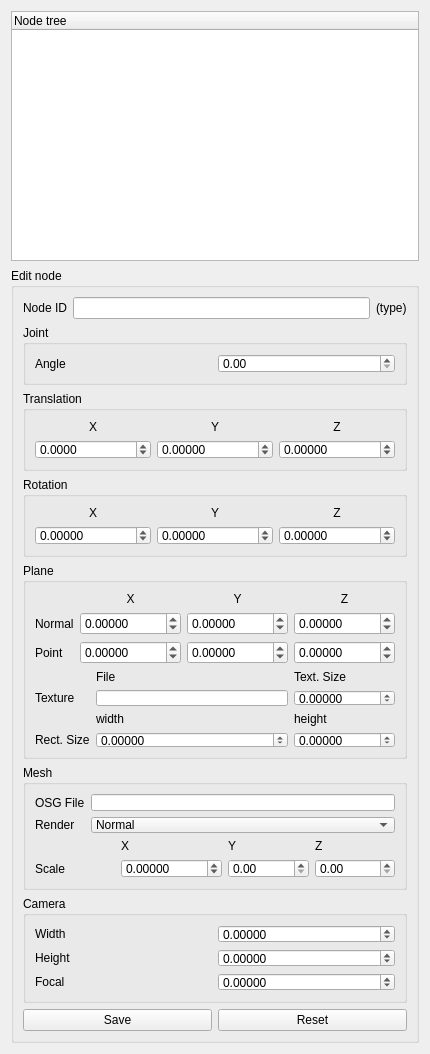
     <widget class="QWidget" name="tab">
      <attribute name="title">
       <string>Tab 1</string>
      </attribute>
      <layout class="QHBoxLayout" name="horizontalLayout_2">
       <item>
        <layout class="QVBoxLayout" name="verticalLayout_3">
         <item>
          <widget class="QTreeWidget" name="treeWidget">
           <property name="sizePolicy">
            <sizepolicy hsizetype="Expanding" vsizetype="Expanding">
             <horstretch>1</horstretch>
             <verstretch>1</verstretch>
            </sizepolicy>
           </property>
           <property name="maximumSize">
            <size>
             <width>16777215</width>
             <height>250</height>
            </size>
           </property>
           <column>
            <property name="text">
             <string notr="true">Node tree</string>
            </property>
           </column>
          </widget>
         </item>
         <item>
          <spacer name="verticalSpacer_7">
           <property name="orientation">
            <enum>Qt::Vertical</enum>
           </property>
           <property name="sizeHint" stdset="0">
            <size>
             <width>20</width>
             <height>1</height>
            </size>
           </property>
          </spacer>
         </item>
         <item>
          <widget class="QGroupBox" name="groupBox">
           <property name="sizePolicy">
            <sizepolicy hsizetype="Expanding" vsizetype="MinimumExpanding">
             <horstretch>1</horstretch>
             <verstretch>1</verstretch>
            </sizepolicy>
           </property>
           <property name="minimumSize">
            <size>
             <width>200</width>
             <height>400</height>
            </size>
           </property>
           <property name="title">
            <string>Edit node</string>
           </property>
           <layout class="QVBoxLayout" name="verticalLayout_6">
            <item>
             <layout class="QHBoxLayout" name="nodeGroup">
              <item>
               <widget class="QLabel" name="label6">
                <property name="text">
                 <string>Node ID</string>
                </property>
               </widget>
              </item>
              <item>
               <widget class="QLineEdit" name="lineEdit_nodeId"/>
              </item>
              <item>
               <widget class="QLabel" name="nodeType">
                <property name="text">
                 <string>(type)</string>
                </property>
               </widget>
              </item>
             </layout>
            </item>
            <item>
             <widget class="QGroupBox" name="jointGroup">
              <property name="minimumSize">
               <size>
                <width>0</width>
                <height>60</height>
               </size>
              </property>
              <property name="title">
               <string>Joint</string>
              </property>
              <layout class="QHBoxLayout" name="horizontalLayout_4">
               <item>
                <widget class="QLabel" name="label_30">
                 <property name="text">
                  <string>Angle</string>
                 </property>
                </widget>
               </item>
               <item>
                <widget class="QDoubleSpinBox" name="jointAngle"/>
               </item>
              </layout>
             </widget>
            </item>
            <item>
             <widget class="QGroupBox" name="translationGroup">
              <property name="sizePolicy">
               <sizepolicy hsizetype="Preferred" vsizetype="Expanding">
                <horstretch>0</horstretch>
                <verstretch>0</verstretch>
               </sizepolicy>
              </property>
              <property name="minimumSize">
               <size>
                <width>0</width>
                <height>80</height>
               </size>
              </property>
              <property name="title">
               <string>Translation</string>
              </property>
              <layout class="QGridLayout" name="gridLayout_6">
               <item row="0" column="0">
                <widget class="QLabel" name="label_31">
                 <property name="text">
                  <string>X</string>
                 </property>
                 <property name="alignment">
                  <set>Qt::AlignCenter</set>
                 </property>
                </widget>
               </item>
               <item row="0" column="2">
                <widget class="QLabel" name="label_32">
                 <property name="text">
                  <string>Z</string>
                 </property>
                 <property name="alignment">
                  <set>Qt::AlignCenter</set>
                 </property>
                </widget>
               </item>
               <item row="0" column="1">
                <widget class="QLabel" name="label_33">
                 <property name="text">
                  <string>Y</string>
                 </property>
                 <property name="alignment">
                  <set>Qt::AlignCenter</set>
                 </property>
                </widget>
               </item>
               <item row="1" column="0">
                <widget class="QDoubleSpinBox" name="tx">
                 <property name="decimals">
                  <number>4</number>
                 </property>
                 <property name="minimum">
                  <double>-10000.000000000000000</double>
                 </property>
                 <property name="maximum">
                  <double>10000.000000000000000</double>
                 </property>
                 <property name="singleStep">
                  <double>0.010000000000000</double>
                 </property>
                </widget>
               </item>
               <item row="1" column="1">
                <widget class="QDoubleSpinBox" name="ty">
                 <property name="decimals">
                  <number>5</number>
                 </property>
                 <property name="minimum">
                  <double>-10000.000000000000000</double>
                 </property>
                 <property name="maximum">
                  <double>10000.000000000000000</double>
                 </property>
                 <property name="singleStep">
                  <double>0.010000000000000</double>
                 </property>
                </widget>
               </item>
               <item row="1" column="2">
                <widget class="QDoubleSpinBox" name="tz">
                 <property name="decimals">
                  <number>5</number>
                 </property>
                 <property name="minimum">
                  <double>-10000.000000000000000</double>
                 </property>
                 <property name="maximum">
                  <double>10000.000000000000000</double>
                 </property>
                 <property name="singleStep">
                  <double>0.010000000000000</double>
                 </property>
                </widget>
               </item>
              </layout>
             </widget>
            </item>
            <item>
             <widget class="QGroupBox" name="rotationGroup">
              <property name="sizePolicy">
               <sizepolicy hsizetype="Preferred" vsizetype="Expanding">
                <horstretch>0</horstretch>
                <verstretch>0</verstretch>
               </sizepolicy>
              </property>
              <property name="minimumSize">
               <size>
                <width>0</width>
                <height>80</height>
               </size>
              </property>
              <property name="title">
               <string>Rotation</string>
              </property>
              <layout class="QGridLayout" name="gridLayout_7">
               <item row="0" column="2">
                <widget class="QLabel" name="label_34">
                 <property name="text">
                  <string>Z</string>
                 </property>
                 <property name="alignment">
                  <set>Qt::AlignCenter</set>
                 </property>
                </widget>
               </item>
               <item row="0" column="0">
                <widget class="QLabel" name="label_35">
                 <property name="text">
                  <string>X</string>
                 </property>
                 <property name="alignment">
                  <set>Qt::AlignCenter</set>
                 </property>
                </widget>
               </item>
               <item row="2" column="2">
                <widget class="QDoubleSpinBox" name="rz">
                 <property name="decimals">
                  <number>5</number>
                 </property>
                 <property name="minimum">
                  <double>-10000.000000000000000</double>
                 </property>
                 <property name="maximum">
                  <double>10000.000000000000000</double>
                 </property>
                 <property name="singleStep">
                  <double>0.010000000000000</double>
                 </property>
                </widget>
               </item>
               <item row="0" column="1">
                <widget class="QLabel" name="label_36">
                 <property name="text">
                  <string>Y</string>
                 </property>
                 <property name="alignment">
                  <set>Qt::AlignCenter</set>
                 </property>
                </widget>
               </item>
               <item row="2" column="0">
                <widget class="QDoubleSpinBox" name="rx">
                 <property name="decimals">
                  <number>5</number>
                 </property>
                 <property name="minimum">
                  <double>-10000.000000000000000</double>
                 </property>
                 <property name="maximum">
                  <double>10000.000000000000000</double>
                 </property>
                 <property name="singleStep">
                  <double>0.010000000000000</double>
                 </property>
                </widget>
               </item>
               <item row="2" column="1">
                <widget class="QDoubleSpinBox" name="ry">
                 <property name="decimals">
                  <number>5</number>
                 </property>
                 <property name="minimum">
                  <double>-10000.000000000000000</double>
                 </property>
                 <property name="maximum">
                  <double>10000.000000000000000</double>
                 </property>
                 <property name="singleStep">
                  <double>0.010000000000000</double>
                 </property>
                </widget>
               </item>
              </layout>
             </widget>
            </item>
            <item>
             <widget class="QGroupBox" name="planeGroup">
              <property name="sizePolicy">
               <sizepolicy hsizetype="Preferred" vsizetype="Expanding">
                <horstretch>0</horstretch>
                <verstretch>0</verstretch>
               </sizepolicy>
              </property>
              <property name="minimumSize">
               <size>
                <width>0</width>
                <height>160</height>
               </size>
              </property>
              <property name="title">
               <string>Plane</string>
              </property>
              <layout class="QGridLayout" name="gridLayout_15">
               <item row="0" column="0">
                <layout class="QGridLayout" name="gridLayout_10">
                 <item row="1" column="3">
                  <widget class="QDoubleSpinBox" name="pnz">
                   <property name="decimals">
                    <number>5</number>
                   </property>
                   <property name="minimum">
                    <double>-10000.000000000000000</double>
                   </property>
                   <property name="maximum">
                    <double>10000.000000000000000</double>
                   </property>
                   <property name="singleStep">
                    <double>0.010000000000000</double>
                   </property>
                  </widget>
                 </item>
                 <item row="2" column="0">
                  <widget class="QLabel" name="label_37">
                   <property name="text">
                    <string>Point</string>
                   </property>
                  </widget>
                 </item>
                 <item row="2" column="1">
                  <widget class="QDoubleSpinBox" name="px">
                   <property name="decimals">
                    <number>5</number>
                   </property>
                   <property name="minimum">
                    <double>-10000.000000000000000</double>
                   </property>
                   <property name="maximum">
                    <double>10000.000000000000000</double>
                   </property>
                   <property name="singleStep">
                    <double>0.010000000000000</double>
                   </property>
                  </widget>
                 </item>
                 <item row="1" column="2">
                  <widget class="QDoubleSpinBox" name="pny">
                   <property name="decimals">
                    <number>5</number>
                   </property>
                   <property name="minimum">
                    <double>-10000.000000000000000</double>
                   </property>
                   <property name="maximum">
                    <double>10000.000000000000000</double>
                   </property>
                   <property name="singleStep">
                    <double>0.010000000000000</double>
                   </property>
                  </widget>
                 </item>
                 <item row="2" column="3">
                  <widget class="QDoubleSpinBox" name="pz">
                   <property name="decimals">
                    <number>5</number>
                   </property>
                   <property name="minimum">
                    <double>-10000.000000000000000</double>
                   </property>
                   <property name="maximum">
                    <double>10000.000000000000000</double>
                   </property>
                   <property name="singleStep">
                    <double>0.010000000000000</double>
                   </property>
                  </widget>
                 </item>
                 <item row="2" column="2">
                  <widget class="QDoubleSpinBox" name="py">
                   <property name="decimals">
                    <number>5</number>
                   </property>
                   <property name="minimum">
                    <double>-10000.000000000000000</double>
                   </property>
                   <property name="maximum">
                    <double>10000.000000000000000</double>
                   </property>
                   <property name="singleStep">
                    <double>0.010000000000000</double>
                   </property>
                  </widget>
                 </item>
                 <item row="0" column="3">
                  <widget class="QLabel" name="label_41">
                   <property name="text">
                    <string>Z</string>
                   </property>
                   <property name="alignment">
                    <set>Qt::AlignCenter</set>
                   </property>
                  </widget>
                 </item>
                 <item row="1" column="0">
                  <widget class="QLabel" name="label_38">
                   <property name="text">
                    <string>Normal</string>
                   </property>
                  </widget>
                 </item>
                 <item row="0" column="1">
                  <widget class="QLabel" name="label_39">
                   <property name="text">
                    <string>X</string>
                   </property>
                   <property name="alignment">
                    <set>Qt::AlignCenter</set>
                   </property>
                  </widget>
                 </item>
                 <item row="0" column="2">
                  <widget class="QLabel" name="label_40">
                   <property name="text">
                    <string>Y</string>
                   </property>
                   <property name="alignment">
                    <set>Qt::AlignCenter</set>
                   </property>
                  </widget>
                 </item>
                 <item row="1" column="1">
                  <widget class="QDoubleSpinBox" name="pnx">
                   <property name="decimals">
                    <number>5</number>
                   </property>
                   <property name="minimum">
                    <double>-10000.000000000000000</double>
                   </property>
                   <property name="maximum">
                    <double>10000.000000000000000</double>
                   </property>
                   <property name="singleStep">
                    <double>0.010000000000000</double>
                   </property>
                  </widget>
                 </item>
                </layout>
               </item>
               <item row="1" column="0">
                <layout class="QGridLayout" name="gridLayout_11">
                 <item row="2" column="0">
                  <widget class="QLabel" name="label_42">
                   <property name="text">
                    <string>Texture</string>
                   </property>
                  </widget>
                 </item>
                 <item row="1" column="2">
                  <widget class="QLabel" name="label_43">
                   <property name="text">
                    <string>Text. Size</string>
                   </property>
                  </widget>
                 </item>
                 <item row="2" column="1">
                  <widget class="QLineEdit" name="texture"/>
                 </item>
                 <item row="3" column="2">
                  <widget class="QLabel" name="label_44">
                   <property name="text">
                    <string>height</string>
                   </property>
                  </widget>
                 </item>
                 <item row="1" column="1">
                  <widget class="QLabel" name="label_45">
                   <property name="text">
                    <string>File</string>
                   </property>
                  </widget>
                 </item>
                 <item row="2" column="2">
                  <widget class="QDoubleSpinBox" name="textureSize">
                   <property name="decimals">
                    <number>5</number>
                   </property>
                   <property name="minimum">
                    <double>-10000.000000000000000</double>
                   </property>
                   <property name="maximum">
                    <double>10000.000000000000000</double>
                   </property>
                   <property name="singleStep">
                    <double>0.010000000000000</double>
                   </property>
                  </widget>
                 </item>
                 <item row="3" column="1">
                  <widget class="QLabel" name="label_46">
                   <property name="text">
                    <string>width</string>
                   </property>
                  </widget>
                 </item>
                 <item row="4" column="0">
                  <widget class="QLabel" name="label_47">
                   <property name="text">
                    <string>Rect. Size</string>
                   </property>
                  </widget>
                 </item>
                 <item row="4" column="1">
                  <widget class="QDoubleSpinBox" name="rectangleWidth">
                   <property name="decimals">
                    <number>5</number>
                   </property>
                   <property name="minimum">
                    <double>-10000.000000000000000</double>
                   </property>
                   <property name="maximum">
                    <double>10000.000000000000000</double>
                   </property>
                   <property name="singleStep">
                    <double>0.010000000000000</double>
                   </property>
                  </widget>
                 </item>
                 <item row="4" column="2">
                  <widget class="QDoubleSpinBox" name="rectangleHeight">
                   <property name="decimals">
                    <number>5</number>
                   </property>
                   <property name="minimum">
                    <double>-10000.000000000000000</double>
                   </property>
                   <property name="maximum">
                    <double>10000.000000000000000</double>
                   </property>
                   <property name="singleStep">
                    <double>0.010000000000000</double>
                   </property>
                  </widget>
                 </item>
                </layout>
               </item>
              </layout>
             </widget>
            </item>
            <item>
             <widget class="QGroupBox" name="meshGroup">
              <property name="sizePolicy">
               <sizepolicy hsizetype="Preferred" vsizetype="Expanding">
                <horstretch>0</horstretch>
                <verstretch>0</verstretch>
               </sizepolicy>
              </property>
              <property name="minimumSize">
               <size>
                <width>0</width>
                <height>100</height>
               </size>
              </property>
              <property name="title">
               <string>Mesh</string>
              </property>
              <layout class="QVBoxLayout" name="verticalLayout_8">
               <item>
                <layout class="QGridLayout" name="gridLayout_12">
                 <item row="0" column="1">
                  <widget class="QLineEdit" name="osgFile"/>
                 </item>
                 <item row="0" column="0">
                  <widget class="QLabel" name="label_48">
                   <property name="text">
                    <string>OSG File</string>
                   </property>
                  </widget>
                 </item>
                 <item row="1" column="0">
                  <widget class="QLabel" name="label_49">
                   <property name="text">
                    <string>Render</string>
                   </property>
                  </widget>
                 </item>
                 <item row="1" column="1">
                  <widget class="QComboBox" name="renderMode">
                   <item>
                    <property name="text">
                     <string>Normal</string>
                    </property>
                   </item>
                   <item>
                    <property name="text">
                     <string>Wireframe</string>
                    </property>
                   </item>
                  </widget>
                 </item>
                </layout>
               </item>
               <item>
                <layout class="QGridLayout" name="gridLayout_13">
                 <item row="1" column="0">
                  <widget class="QLabel" name="label_50">
                   <property name="text">
                    <string>Scale</string>
                   </property>
                  </widget>
                 </item>
                 <item row="0" column="1">
                  <widget class="QLabel" name="label_51">
                   <property name="text">
                    <string>X</string>
                   </property>
                  </widget>
                 </item>
                 <item row="1" column="1">
                  <widget class="QDoubleSpinBox" name="scalex">
                   <property name="decimals">
                    <number>5</number>
                   </property>
                   <property name="minimum">
                    <double>-10000.000000000000000</double>
                   </property>
                   <property name="maximum">
                    <double>10000.000000000000000</double>
                   </property>
                   <property name="singleStep">
                    <double>0.010000000000000</double>
                   </property>
                  </widget>
                 </item>
                 <item row="0" column="2">
                  <widget class="QLabel" name="label_52">
                   <property name="text">
                    <string>Y</string>
                   </property>
                  </widget>
                 </item>
                 <item row="0" column="3">
                  <widget class="QLabel" name="label_53">
                   <property name="text">
                    <string>Z</string>
                   </property>
                  </widget>
                 </item>
                 <item row="1" column="2">
                  <widget class="QDoubleSpinBox" name="scaley"/>
                 </item>
                 <item row="1" column="3">
                  <widget class="QDoubleSpinBox" name="scalez"/>
                 </item>
                </layout>
               </item>
              </layout>
             </widget>
            </item>
            <item>
             <widget class="QGroupBox" name="cameraGroup">
              <property name="sizePolicy">
               <sizepolicy hsizetype="Preferred" vsizetype="Expanding">
                <horstretch>0</horstretch>
                <verstretch>0</verstretch>
               </sizepolicy>
              </property>
              <property name="minimumSize">
               <size>
                <width>0</width>
                <height>100</height>
               </size>
              </property>
              <property name="title">
               <string>Camera</string>
              </property>
              <layout class="QGridLayout" name="gridLayout_14">
               <item row="0" column="1">
                <widget class="QDoubleSpinBox" name="cwidth">
                 <property name="decimals">
                  <number>5</number>
                 </property>
                 <property name="minimum">
                  <double>-10000.000000000000000</double>
                 </property>
                 <property name="maximum">
                  <double>10000.000000000000000</double>
                 </property>
                 <property name="singleStep">
                  <double>0.010000000000000</double>
                 </property>
                </widget>
               </item>
               <item row="0" column="0">
                <widget class="QLabel" name="label_54">
                 <property name="text">
                  <string>Width</string>
                 </property>
                </widget>
               </item>
               <item row="1" column="0">
                <widget class="QLabel" name="label_55">
                 <property name="text">
                  <string>Height</string>
                 </property>
                </widget>
               </item>
               <item row="2" column="0">
                <widget class="QLabel" name="label_56">
                 <property name="text">
                  <string>Focal</string>
                 </property>
                </widget>
               </item>
               <item row="1" column="1">
                <widget class="QDoubleSpinBox" name="cheight">
                 <property name="decimals">
                  <number>5</number>
                 </property>
                 <property name="minimum">
                  <double>-10000.000000000000000</double>
                 </property>
                 <property name="maximum">
                  <double>10000.000000000000000</double>
                 </property>
                 <property name="singleStep">
                  <double>0.010000000000000</double>
                 </property>
                </widget>
               </item>
               <item row="2" column="1">
                <widget class="QDoubleSpinBox" name="focal">
                 <property name="decimals">
                  <number>5</number>
                 </property>
                 <property name="minimum">
                  <double>-10000.000000000000000</double>
                 </property>
                 <property name="maximum">
                  <double>10000.000000000000000</double>
                 </property>
                 <property name="singleStep">
                  <double>0.010000000000000</double>
                 </property>
                </widget>
               </item>
              </layout>
             </widget>
            </item>
            <item>
             <layout class="QHBoxLayout" name="actionGroup">
              <item>
               <widget class="QPushButton" name="saveButton">
                <property name="text">
                 <string>Save</string>
                </property>
               </widget>
              </item>
              <item>
               <widget class="QPushButton" name="resetButton">
                <property name="text">
                 <string>Reset</string>
                </property>
               </widget>
              </item>
             </layout>
            </item>
            <item>
             <spacer name="verticalSpacer">
              <property name="orientation">
               <enum>Qt::Vertical</enum>
              </property>
              <property name="sizeHint" stdset="0">
               <size>
                <width>20</width>
                <height>1</height>
               </size>
              </property>
             </spacer>
            </item>
           </layout>
          </widget>
         </item>
        </layout>
       </item>
      </layout>
     </widget>
